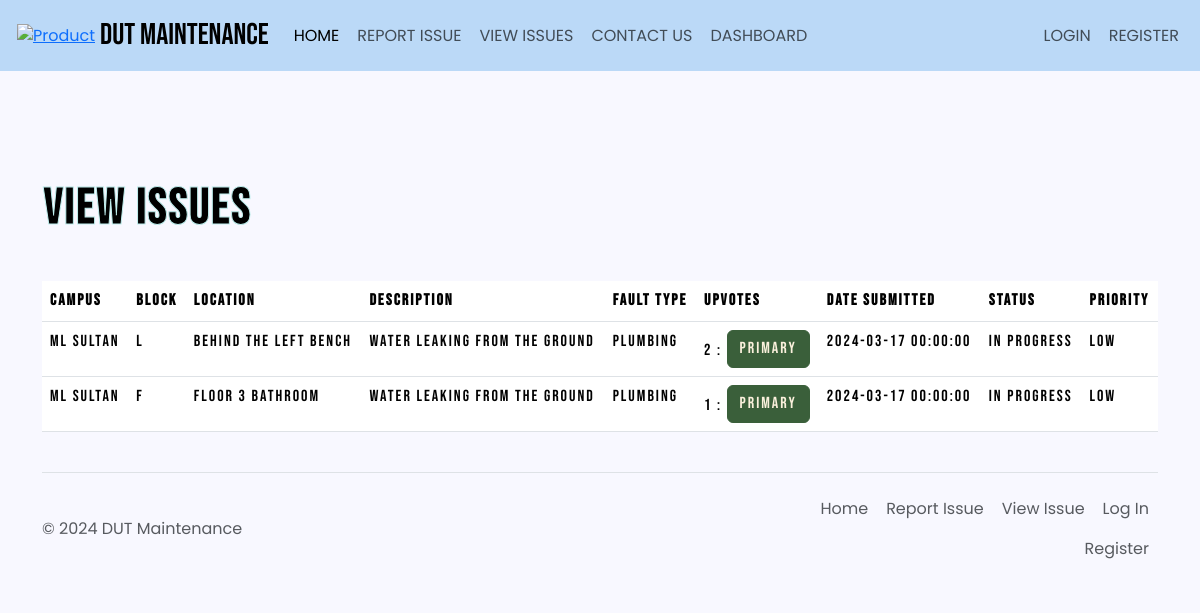
The app's page /viewIssue with its own data.
### main.py (models this page shows)
class Campus(db.Model):
    Campus_ID = db.Column(db.Integer, primary_key=True)
    Campus_location = db.Column(db.String(100), nullable=False)
    Campus_name = db.Column(db.String(100), nullable=False)
    Blocks = db.Column(db.JSON, nullable=False, default=[])  # Storing block information in JSON format
    Campus_map_url = db.Column(db.String(200))
    faults = db.relationship('Fault', backref='campus')

class Fault(db.Model):
    Fault_ID = db.Column(db.Integer, primary_key=True)
    Campus_ID = db.Column(db.Integer, db.ForeignKey('campus.Campus_ID'), nullable=False)
    Block = db.Column(db.String(50), nullable=False)  # Storing the block as a string
    Location = db.Column(db.String(100))
    Description = db.Column(db.Text, nullable=False)
    Fault_Type = db.Column(db.String(50), nullable=False)
    Date_submitted = db.Column(db.DateTime, nullable=False, default=datetime.now(timezone.utc).date)
    Upvotes = db.Column(db.JSON, nullable=False, default=[])  # Using JSON type for Upvotes
    Status = db.Column(db.String(50), nullable=False, default='In Progress')
    Technician_ID = db.Column(db.Integer, db.ForeignKey('technician.Technician_ID'), nullable=True)
    fault_log = db.Column(db.String(100), nullable=True)
    Date_completed = db.Column(db.DateTime, nullable=True)

### main.py (the view)
@app.route('/viewIssue', methods=['GET'])
def display_issue():
    issues = db.session.execute(db.select(Fault)).scalars()
    def get_upvotes_length(obj):
        return len(obj.Upvotes)
    sorted_list = sorted(issues, key=get_upvotes_length, reverse=True)
    for i in range(0, len(sorted_list)):
        sorted_list[i].Priority = calculate_priority(upvotes=sorted_list[i].Upvotes,
                                                     issue_date=sorted_list[i].Date_submitted)
    campus_names = {x.Campus_ID: x.Campus_name for x in get_campus_info()}
    return render_template('view_issue.html', faults=sorted_list, campus_names=campus_names)

### main.py (called while the page is built)
def calculate_priority(upvotes, issue_date):
    issue_date = datetime.strptime(str(issue_date), "%Y-%m-%d %H:%M:%S")
    current_date = datetime.now(timezone.utc)
    days_difference = (current_date.date() - issue_date.date()).days
    priority_score = 0
    if days_difference < 5:
        priority_score += 1
    elif days_difference < 10:
        priority_score += 2
    else:
        priority_score += 3
    if len(upvotes) > 10:
        priority_score += 3
    elif len(upvotes) > 5:
        priority_score += 2
    if priority_score <= 2:
        priority = 'low'
    elif priority_score <= 4:
        priority = 'medium'
    else:
        priority = 'high'
    return priority

def get_campus_info():
    campus = db.session.execute(db.select(Campus)).scalars()
    return campus

### templates/view_issue.html (shortened to what this page needs)
{% extends "base.html" %}
{% from 'bootstrap5/form.html' import render_form %}
{% block head %}
    {{ super() }}
    <link rel="stylesheet" href="style.css">
{% endblock %}
{% block content %}
<div class="container">
    <div class="row">
        <div class="col-md-12 serif-heading" style="padding-top: 60px;">
                   <svg xmlns="http://www.w3.org/2000/svg" version="1.1">
    <text x="35%" y="50%" class="text" stroke="#C0F0EF" letter-spacing="2px" font-size="50px" font-weight="700" stroke-width="1" style="animation: textAnimate 5s infinite alternate; text-anchor: middle; dominant-baseline: middle;">
        VIEW ISSUES
    </text>
</svg>
            <table class="table">
                <thead>
                    <tr>
                        <th>Campus</th>
                        <th>Block</th>
                        <th>Location</th>
                        <th>Description</th>
                        <th>Fault Type</th>
                        <th>Upvotes</th>
                        <th>Date submitted</th>
                        <th>Status</th>
                        <th>Priority</th>
                    </tr>
                </thead>
                <tbody>
                    {% for fault in faults %}
                    <tr>
                        <td>{{ campus_names[fault.Campus_ID] }}</td>
                        <td>{{ fault.Block }}</td>
                        <td>{{ fault.Location }}</td>
                        <td>{{ fault.Description }}</td>
                        <td>{{ fault.Fault_Type }}</td>
                        <td>{{ fault.Upvotes | length }} : <a class="btn btn-primary" href="{{ url_for('upvote_issue',fault_id=fault.Fault_ID) }}">Primary</a></td>
                        <td>{{ fault.Date_submitted }}</td>
                        <td>{{ fault.Status }}</td>
                        <td>{{ fault.Priority }}</td>
                    </tr>
                    {% endfor %}
                </tbody>
            </table>
            </div>
    </div>
  </div>
{% endblock %}

### templates/base.html (shortened to what this page needs)
<!DOCTYPE html>
<html lang="en">
<head>
    {% block head %}
    <link href="https://cdn.jsdelivr.net/npm/bootstrap@5.3.3/dist/css/bootstrap.min.css" rel="stylesheet">
    <link rel="stylesheet" href="{{ url_for('static', filename='style.css') }}">
    {% endblock %}
</head>
<body>
    <div id="content">
        <nav class="navbar navbar-expand-lg custom-navbar">
    <div class="container-fluid">
        <a class="py-2" href="#" aria-label="Product">
            <img src="https://dut-cdn2.azureedge.net/wp-content/uploads/2014/12/dut.png" alt="Product" width="40" height="40" style="padding: 5px;">
        </a>
        <a class="navbar-brand" href="{{ url_for('display_home') }}">DUT MAINTENANCE</a>
        <div class="collapse navbar-collapse" id="navbarSupportedContent">
            <ul class="navbar-nav me-auto mb-2 mb-lg-0">
                <li class="nav-item">
                    <a class="nav-link active" aria-current="page" href="{{ url_for('display_home') }}">HOME</a>
                </li>
                <li class="nav-item">
                    <a class="nav-link" href="{{ url_for('display_add_issue') }}">REPORT ISSUE</a>
                </li>
                <li class="nav-item">
                    <a class="nav-link" href="{{ url_for('display_issue') }}" aria-current="page">VIEW ISSUES</a>
                </li>
                <li class="nav-item">
                    <a class="nav-link" href="#">CONTACT US</a>
                </li>
                <li class="nav-item">
                    {% if current_user.Role_ID == 1: %}
                    <a class="nav-link" href="{{ url_for('display_admin_dashboard') }}">DASHBOARD</a>
                    {% elif current_user.Role_ID == 3: %}
                    <a class="nav-link" href="{{ url_for('display_technician_dashboard') }}">DASHBOARD</a>
                    {% else: %}
                    <a class="nav-link" href="{{ url_for('display_student_dashboard') }}">DASHBOARD</a>
                    {% endif %}
                </li>
            </ul>
            {% if not current_user.is_active: %}
            <ul class="navbar-nav">
                <li class="nav-item">
                    <a class="nav-link" href="{{ url_for('display_login',user=1) }}">LOGIN</a>
                </li>
                <li class="nav-item">
                    <a class="nav-link" href="{{ url_for('display_registration') }}">REGISTER</a>
                </li>
            </ul>
            {% else: %}
            <ul class="navbar-nav">
                <li class="nav-item">
                    <a class="nav-link" href="{{ url_for('logout') }}">LOG OUT</a>
                </li>
            </ul>
            {% endif %}
        </div>
    </div>
</nav>
            {% block content %}
            {% endblock %}
    </div>
    <div id="footer">
        <div class="container">
  <footer class="d-flex flex-wrap justify-content-between align-items-center py-3 my-4 border-top">
    <p class="col-md-4 mb-0 text-body-secondary">© 2024 DUT Maintenance</p>
    <a href="/" class="col-md-4 d-flex align-items-center justify-content-center mb-3 mb-md-0 me-md-auto link-body-emphasis text-decoration-none">
      <svg class="bi me-2" width="40" height="32"><use xlink:href="#bootstrap"></use></svg>
    </a>
    <ul class="nav col-md-4 justify-content-end">
      <li class="nav-item"><a href="#" class="nav-link px-2 text-body-secondary">Home</a></li>
      <li class="nav-item"><a href="#" class="nav-link px-2 text-body-secondary">Report Issue</a></li>
      <li class="nav-item"><a href="#" class="nav-link px-2 text-body-secondary">View Issue</a></li>
      <li class="nav-item"><a href="#" class="nav-link px-2 text-body-secondary">Log In</a></li>
      <li class="nav-item"><a href="#" class="nav-link px-2 text-body-secondary">Register</a></li>
    </ul>
  </footer>
</div>
    </div>
</body>
</html>

### static/style.css (style rules this page uses)
.custom-navbar { background-color: #bbd9f7; }
.navbar-brand { font-family: "Bebas Neue", Arial, sans-serif; font-size: 30px; }
body { background-color: #f8f8ff; color: black; font-family: "Poppins", sans-serif; }
.nav-item { display: block; color: #800000; border-right: 1px solid transparent; border-left: 1px solid transparent; }
.navbar-nav .nav-item .nav-link { transition: background-color 0.3s; }
.btn-primary { background-color: #3a5f3a; border-color: #3a5f3a; color: #FAF0DC; font-family: "Bebas Neue", Arial, sans-serif; letter-spacing: 2px; }
.serif-heading { font-family: "Bebas Neue", Arial, sans-serif; letter-spacing: 2px; }
.text { font-family: "Bebas Neue", Arial, sans-serif; }

### records on screen
Fault: Block "L", Location "Behind the left bench", Description "Water leaking from the ground", Fault_Type "Plumbing", Upvotes|length "2", Date_submitted "2024-03-17 00:00:00", Status "In Progress", Priority "low"
Campus: Campus_name "Ml Sultan"
Fault: Block "F", Location "Floor 3 bathroom", Description "Water leaking from the ground", Fault_Type "Plumbing", Upvotes|length "1", Date_submitted "2024-03-17 00:00:00", Status "In Progress", Priority "low"
